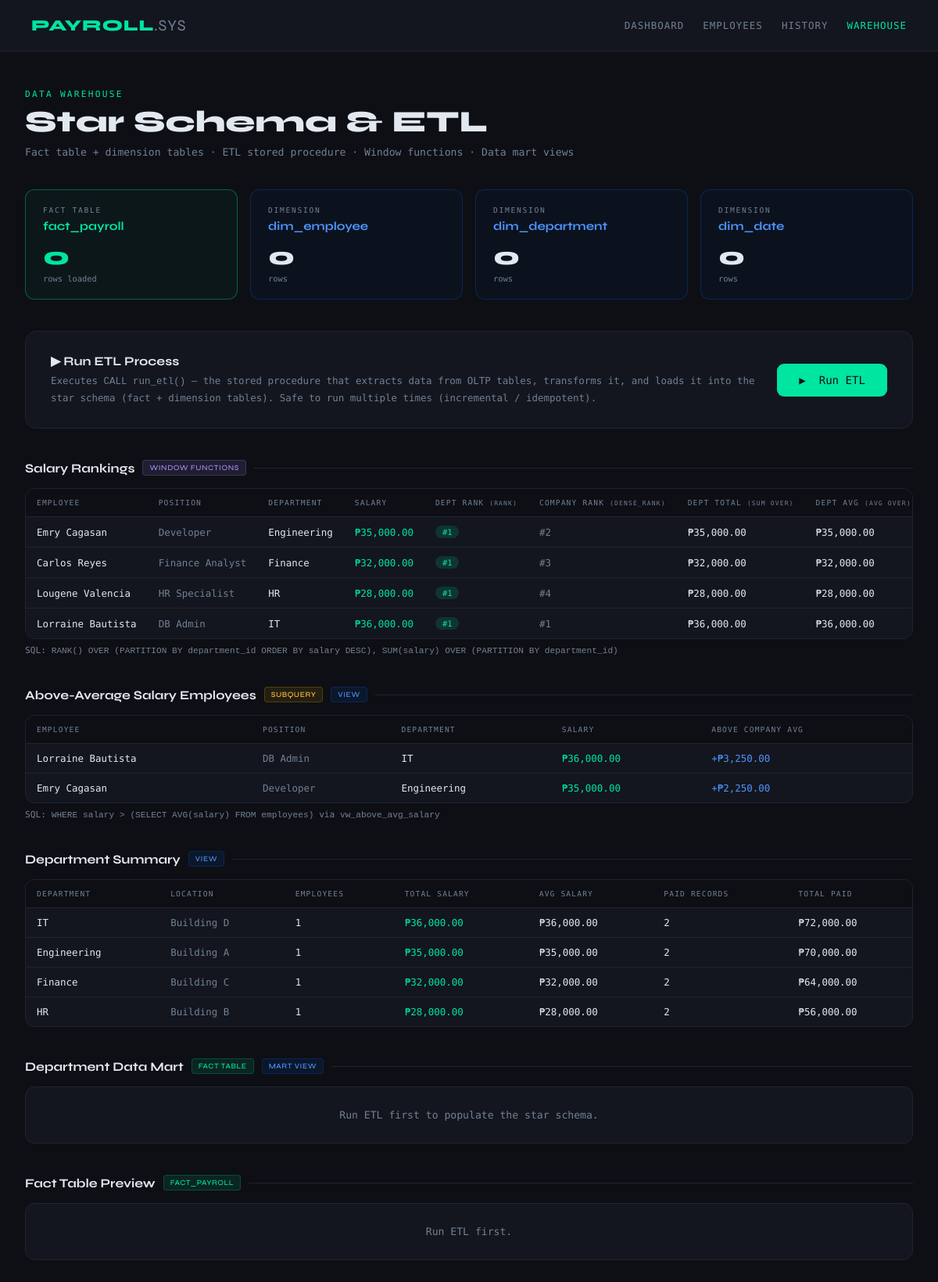
Screenshot of /warehouse/index.php with the database file from the repository.
### tables this page shows
CREATE TABLE IF NOT EXISTS departments (
    department_id   INT          NOT NULL AUTO_INCREMENT,
    department_name VARCHAR(100) NOT NULL,
    location        VARCHAR(100),
    PRIMARY KEY (department_id)
);

### warehouse/index.php (the view, shortened to what this page needs)
<?php
include '../config/database.php';
function tableCount(PDO $pdo, string $tbl): int {
    try { return (int)$pdo->query("SELECT COUNT(*) FROM `$tbl`")->fetchColumn(); }
    catch (Exception $e) { return 0; }
}
$factCount   = tableCount($pdo, 'fact_payroll');
$dimEmpCount = tableCount($pdo, 'dim_employee');
$dimDeptCount= tableCount($pdo, 'dim_department');
$dimDateCount= tableCount($pdo, 'dim_date');
$windowSQL = "
    SELECT
        CONCAT(e.first_name, ' ', e.last_name) AS full_name,
        e.position,
        d.department_name,
        e.salary,
        RANK()        OVER (PARTITION BY e.department_id ORDER BY e.salary DESC) AS dept_rank,
        DENSE_RANK()  OVER (ORDER BY e.salary DESC)                               AS company_rank,
        SUM(e.salary) OVER (PARTITION BY e.department_id)                         AS dept_total_salary,
        AVG(e.salary) OVER (PARTITION BY e.department_id)                         AS dept_avg_salary
    FROM employees e
    JOIN departments d ON e.department_id = d.department_id
    ORDER BY d.department_name, dept_rank
";
$windowRows = $pdo->query($windowSQL)->fetchAll();
$aboveAvgRows = [];
try {
    $aboveAvgRows = $pdo->query("SELECT * FROM vw_above_avg_salary ORDER BY salary DESC")->fetchAll();
} catch (Exception $e) {}
$deptSummaryRows = [];
try {
    $deptSummaryRows = $pdo->query("SELECT * FROM vw_department_summary ORDER BY total_salary_expense DESC")->fetchAll();
} catch (Exception $e) {}
$martRows = [];
try {
    $martRows = $pdo->query("SELECT * FROM vw_dept_mart ORDER BY total_paid DESC")->fetchAll();
} catch (Exception $e) {}
$factRows = [];
try {
    $factRows = $pdo->query("
        SELECT fp.*, de.full_name, dd.department_name, dt.month_name, dt.year
        FROM fact_payroll fp
        JOIN dim_employee   de ON fp.emp_key  = de.emp_key
        JOIN dim_department dd ON fp.dept_key = dd.dept_key
        JOIN dim_date       dt ON fp.date_key = dt.date_key
        ORDER BY fp.fact_id DESC LIMIT 20
    ")->fetchAll();
} catch (Exception $e) {}
?>
<!DOCTYPE html>
<html lang="en">
<head>
</head>
<body>
<div class="topbar">
    <a href="../dashboard.php" class="topbar-brand">PAYROLL<span>.SYS</span></a>
    <nav class="topbar-nav">
        <a href="../dashboard.php">Dashboard</a>
        <a href="../employees/index.php">Employees</a>
        <a href="../payroll_history.php">History</a>
        <a href="index.php" class="active">Warehouse</a>
    </nav>
</div>
<div class="main">
    <div class="page-label">Data Warehouse</div>
    <div class="page-title">Star Schema &amp; ETL</div>
    <div class="page-subtitle">Fact table + dimension tables &middot; ETL stored procedure &middot; Window functions &middot; Data mart views</div>
    <div class="schema-grid">
        <div class="schema-card fact">
            <div class="schema-card-type">Fact Table</div>
            <div class="schema-card-name">fact_payroll</div>
            <div class="schema-card-count hl"><?= $factCount ?></div>
            <div class="schema-card-label">rows loaded</div>
        </div>
        <div class="schema-card dim">
            <div class="schema-card-type">Dimension</div>
            <div class="schema-card-name">dim_employee</div>
            <div class="schema-card-count"><?= $dimEmpCount ?></div>
            <div class="schema-card-label">rows</div>
        </div>
        <div class="schema-card dim">
            <div class="schema-card-type">Dimension</div>
            <div class="schema-card-name">dim_department</div>
            <div class="schema-card-count"><?= $dimDeptCount ?></div>
            <div class="schema-card-label">rows</div>
        </div>
        <div class="schema-card dim">
            <div class="schema-card-type">Dimension</div>
            <div class="schema-card-name">dim_date</div>
            <div class="schema-card-count"><?= $dimDateCount ?></div>
            <div class="schema-card-label">rows</div>
        </div>
    </div>
    <div class="etl-box">
        <div class="etl-info">
            <div class="etl-title">&#9654; Run ETL Process</div>
            <div class="etl-desc">
                Executes <code>CALL run_etl()</code> — the stored procedure that extracts data from
                OLTP tables, transforms it, and loads it into the star schema (fact + dimension tables).
                Safe to run multiple times (incremental / idempotent).
            </div>
        </div>
        <form method="POST" action="">
            <button type="submit" name="run_etl" class="btn-etl">&#9654;&nbsp; Run ETL</button>
        </form>
    </div>
    <div class="section-title">
        Salary Rankings
        <span class="section-tag tag-window">Window Functions</span>
    </div>
    <div class="table-wrap">
        <?php if (empty($windowRows)): ?>
        <div class="empty">No employee data.</div>
        <?php else: ?>
        <table>
            <thead><tr>
                <th>Employee</th>
                <th>Position</th>
                <th>Department</th>
                <th>Salary</th>
                <th>Dept Rank <small>(RANK)</small></th>
                <th>Company Rank <small>(DENSE_RANK)</small></th>
                <th>Dept Total <small>(SUM OVER)</small></th>
                <th>Dept Avg <small>(AVG OVER)</small></th>
            </tr></thead>
            <tbody>
            <?php foreach ($windowRows as $r): ?>
            <tr>
                <td><?= htmlspecialchars($r['full_name']) ?></td>
                <td style="color:var(--text-dim)"><?= htmlspecialchars($r['position']) ?></td>
                <td><?= htmlspecialchars($r['department_name']) ?></td>
                <td class="hl">&#8369;<?= number_format($r['salary'],2) ?></td>
                <td>
                    <span class="badge badge-<?= min($r['dept_rank'],3) ?>">#<?= $r['dept_rank'] ?></span>
                </td>
                <td style="color:var(--text-dim)">#<?= $r['company_rank'] ?></td>
                <td>&#8369;<?= number_format($r['dept_total_salary'],2) ?></td>
                <td>&#8369;<?= number_format($r['dept_avg_salary'],2) ?></td>
            </tr>
            <?php endforeach; ?>
            </tbody>
        </table>
        <?php endif; ?>
    </div>
    <p style="font-size:.7rem;color:var(--text-dim);margin-bottom:4px">
        SQL: <code>RANK() OVER (PARTITION BY department_id ORDER BY salary DESC)</code>,
        <code>SUM(salary) OVER (PARTITION BY department_id)</code>
    </p>
    <div class="section-title">
        Above-Average Salary Employees
        <span class="section-tag tag-subq">Subquery</span>
        <span class="section-tag tag-view">View</span>
    </div>
    <div class="table-wrap">
        <?php if (empty($aboveAvgRows)): ?>
        <div class="empty">No data. Run ETL or check employees.</div>
        <?php else: ?>
        <table>
            <thead><tr>
                <th>Employee</th><th>Position</th><th>Department</th>
                <th>Salary</th><th>Above Company Avg</th>
            </tr></thead>
            <tbody>
            <?php foreach ($aboveAvgRows as $r): ?>
            <tr>
                <td><?= htmlspecialchars($r['full_name']) ?></td>
                <td style="color:var(--text-dim)"><?= htmlspecialchars($r['position']) ?></td>
                <td><?= htmlspecialchars($r['department_name']) ?></td>
                <td class="hl">&#8369;<?= number_format($r['salary'],2) ?></td>
                <td style="color:#4d94ff">+&#8369;<?= number_format($r['salary_above_avg'],2) ?></td>
            </tr>
            <?php endforeach; ?>
            </tbody>
        </table>
        <?php endif; ?>
    </div>
    <p style="font-size:.7rem;color:var(--text-dim);margin-bottom:4px">
        SQL: <code>WHERE salary &gt; (SELECT AVG(salary) FROM employees)</code> via <code>vw_above_avg_salary</code>
    </p>
    <div class="section-title">
        Department Summary
        <span class="section-tag tag-view">View</span>
    </div>
    <div class="table-wrap">
        <?php if (empty($deptSummaryRows)): ?>
        <div class="empty">No data.</div>
        <?php else: ?>
        <table>
            <thead><tr>
                <th>Department</th><th>Location</th><th>Employees</th>
                <th>Total Salary</th><th>Avg Salary</th>
                <th>Paid Records</th><th>Total Paid</th>
            </tr></thead>
            <tbody>
            <?php foreach ($deptSummaryRows as $r): ?>
            <tr>
                <td><?= htmlspecialchars($r['department_name']) ?></td>
                <td style="color:var(--text-dim)"><?= htmlspecialchars($r['location']) ?></td>
                <td><?= $r['total_employees'] ?></td>
                <td class="hl">&#8369;<?= number_format($r['total_salary_expense'],2) ?></td>
                <td>&#8369;<?= number_format($r['avg_salary'],2) ?></td>
                <td><?= $r['total_paid_records'] ?></td>
                <td>&#8369;<?= number_format($r['total_paid_amount'],2) ?></td>
            </tr>
            <?php endforeach; ?>
            </tbody>
        </table>
        <?php endif; ?>
    </div>
    <div class="section-title">
        Department Data Mart
        <span class="section-tag tag-fact">Fact Table</span>
        <span class="section-tag tag-view">Mart View</span>
    </div>
    <?php if (empty($martRows)): ?>
    <div class="table-wrap"><div class="empty">Run ETL first to populate the star schema.</div></div>
    <?php endif; ?>
    <div class="section-title">
        Fact Table Preview
        <span class="section-tag tag-fact">fact_payroll</span>
    </div>
    <?php if (empty($factRows)): ?>
    <div class="table-wrap"><div class="empty">Run ETL first.</div></div>
    <?php endif; ?>
</div>
</body>
</html>

### rows the page displays
departments: department_name "IT", location "Building D", total_employees "1", total_salary_expense "36,000.00", avg_salary "36,000.00", total_paid_records "2", total_paid_amount "72,000.00"
departments: department_name "Engineering", location "Building A", total_employees "1", total_salary_expense "35,000.00", avg_salary "35,000.00", total_paid_records "2", total_paid_amount "70,000.00"
departments: department_name "Finance", location "Building C", total_employees "1", total_salary_expense "32,000.00", avg_salary "32,000.00", total_paid_records "2", total_paid_amount "64,000.00"
departments: department_name "HR", location "Building B", total_employees "1", total_salary_expense "28,000.00", avg_salary "28,000.00", total_paid_records "2", total_paid_amount "56,000.00"

### other values shown
$factCount "0"
$dimEmpCount "0"
$dimDeptCount "0"
$dimDateCount "0"
$r['full_name'] "Emry Cagasan"
$r['position'] "Developer"
$r['department_name'] "Engineering"
$r['salary'] "35,000.00"
$r['dept_rank'] "1"
$r['company_rank'] "2"
$r['dept_total_salary'] "35,000.00"
$r['dept_avg_salary'] "35,000.00"
$r['full_name'] "Carlos Reyes"
$r['position'] "Finance Analyst"
$r['department_name'] "Finance"
